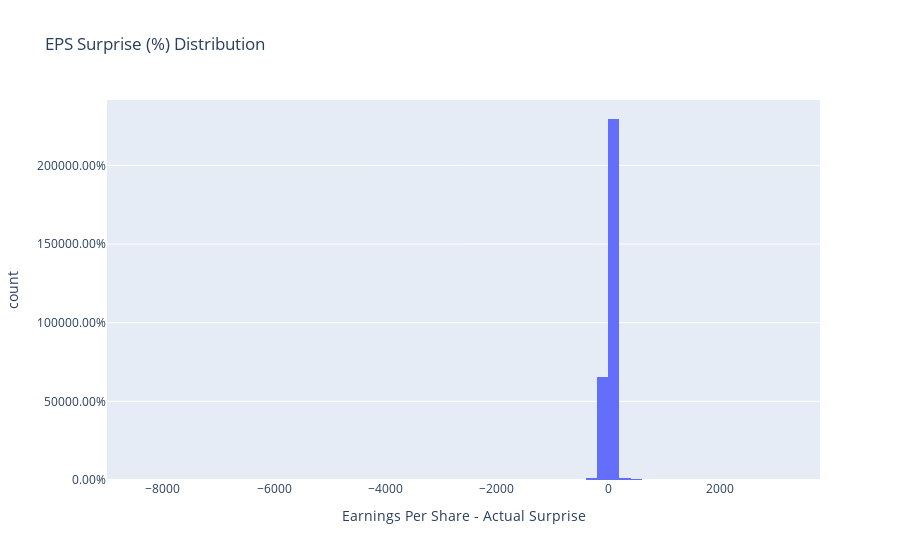

Notebook cell for this chart:
### Markdown cell above
#### Surprise Distribution (with outliers)

### Code cell
fig = px.histogram(df_accuracy, x="Earnings Per Share - Actual Surprise", nbins=100, title="EPS Surprise (%) Distribution")
fig.update_layout(yaxis=dict(tickformat=".2%"))
fig.show()

### Figure 1 — Plotly figure (JSON) as saved in the notebook; plotly's stock layout.template omitted (floating-point values rounded to 4 significant figures; data arrays with more than 128 entries replaced by an {"elided": "..."} marker saying what was removed)
{"data": [{"alignmentgroup": "True", "bingroup": "x", "hovertemplate": "Earnings Per Share - Actual Surprise=%{x}<br>count=%{y}<extra></extra>", "legendgroup": "", "marker": {"color": "#636efa"}, "name": "", "nbinsx": 100, "offsetgroup": "", "orientation": "v", "showlegend": false, "type": "histogram", "x": {"elided": "3005 float values"}, "xaxis": "x", "yaxis": "y"}], "layout": {"barmode": "relative", "legend": {"tracegroupgap": 0}, "title": {"text": "EPS Surprise (%) Distribution"}, "xaxis": {"anchor": "y", "domain": [0, 1], "title": {"text": "Earnings Per Share - Actual Surprise"}}, "yaxis": {"anchor": "x", "domain": [0, 1], "tickformat": ".2%", "title": {"text": "count"}}}}
